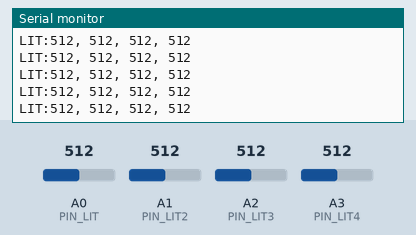
A sketch run on a simulated Arduino Uno, built with avr-gcc and run on an emulated ATmega328P. Shown: the last lines printed to the serial monitor. The test bench sets the inputs (shaded band); at power-on: A0 (PIN_LIT) = 512, A1 (PIN_LIT2) = 512, A2 (PIN_LIT3) = 512, A3 (PIN_LIT4) = 512.

Above: at 1.5 s.
1.6 s: A0 (PIN_LIT) set to 108
At 1.64 s:
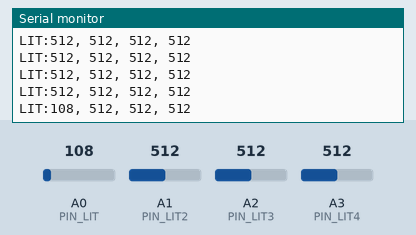
4.6 s: A0 (PIN_LIT) set to 90
At 4.61 s:
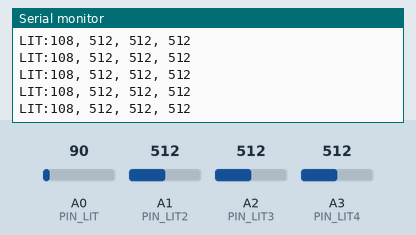
6.1 s: A1 (PIN_LIT2) set to 106
At 6.14 s:
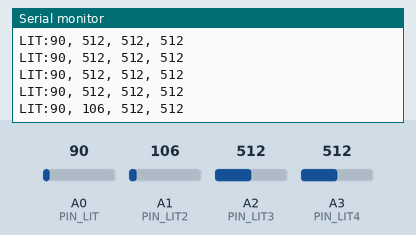
9.1 s: A1 (PIN_LIT2) set to 91
At 9.11 s:
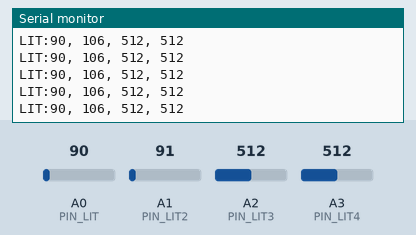
10.6 s: A2 (PIN_LIT3) set to 104
At 10.64 s:
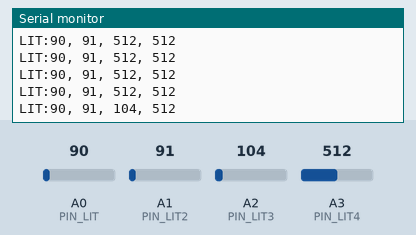
13.6 s: A2 (PIN_LIT3) set to 91
At 13.6 s:
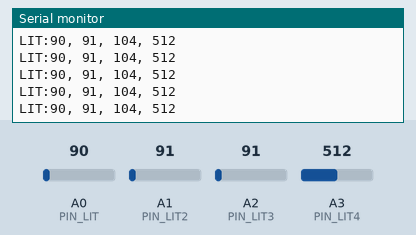
Timing chart, 0 to 16.1 s (numbered marks = the images above; inputs shaded):
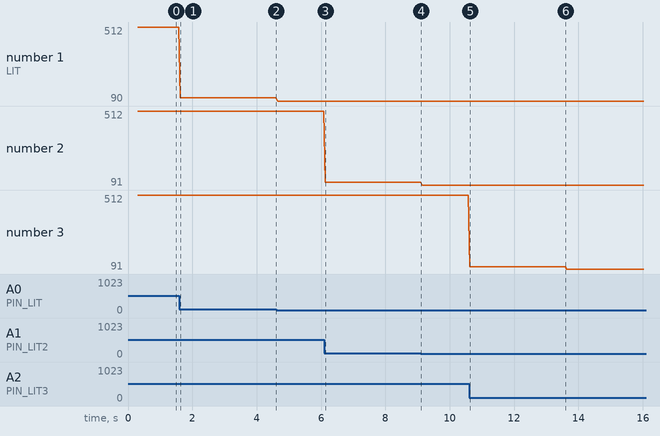

Measured:
- after the input at 1.6 s, the serial monitor: prints a new line at once (image 1)
- after the input at 6.1 s, the serial monitor: prints a new line at once (image 3)
- after the input at 10.6 s, the serial monitor: prints a new line at once (image 5)
- plotted number 1: 512 → 108 after the input at 1.6 s, 108 → 90 after the input at 4.6 s
- plotted number 2: 512 → 106 after the input at 6.1 s, 106 → 91 after the input at 9.1 s
- plotted number 3: 512 → 104 after the input at 10.6 s

The sketch:

Test_Light_x4.ino
```cpp
#include "./Light.h"
#include "./Light2.h"
#include "./Light3.h"
#include "./Light4.h"


void setup()
{
	// デバック用シリアル通信は9600bps
	Serial.begin(9600);

	LIT_Init();				// 光センサを初期化
	LIT2_Init();			// 光センサを初期化
	LIT3_Init();			// 光センサを初期化
	LIT4_Init();			// 光センサを初期化

	Serial.println(F("Init done"));
	delay(300);
}

void loop()
{
	// LIT_Print();			// 光センサの値を表示

	Serial.print(F("LIT:"));
	Serial.print(LIT_Get());
	Serial.print(F(", "));
	Serial.print(LIT2_Get());
	Serial.print(F(", "));
	Serial.print(LIT3_Get());
	Serial.print(F(", "));
	Serial.print(LIT4_Get());
	Serial.println(F(""));

	delay(50);				// 50 ms 待つ
}
```

Light.h
```cpp
#ifndef LIGHT_H
#define LIGHT_H


/*
http://akizukidenshi.com/catalog/g/gI-00110/
*/


// #################### LIGHT ####################


#include "./PIN_ASSIGN.h"

// 初期化
void LIT_Init();
// 光センサの値を更新して取得
int  LIT_Get();
// 光センサの値を表示
void LIT_Print();

typedef struct {
} Light_t;


#endif
```

Light.ino
```cpp
#include "./Light.h"

Light_t light;


void LIT_Init() {
}

int  LIT_Get() {
	// たくさんとって平均してもいいかも？
	int value = analogRead(PIN_LIT);
	return value;
}

void LIT_Print() {
	int value = LIT_Get();
	Serial.print(F("Lit= "));
	Serial.print(value);
	Serial.println(F(""));
}
```

Light2.h
```cpp
#ifndef LIGHT2_H
#define LIGHT2_H


/*
http://akizukidenshi.com/catalog/g/gI-00110/
*/


// #################### LIGHT ####################


#include "./PIN_ASSIGN.h"

// 初期化
void LIT2_Init();
// 光センサの値を更新して取得
int  LIT2_Get();
// 光センサの値を表示
void LIT2_Print();

// typedef struct {
// } Light_t;


#endif
```

Light2.ino
```cpp
#include "./Light.h"
#include "./Light2.h"

Light_t light2;


void LIT2_Init() {
}

int  LIT2_Get() {
	// たくさんとって平均してもいいかも？
	int value = analogRead(PIN_LIT2);
	return value;
}

void LIT2_Print() {
	int value = LIT2_Get();
	Serial.print(F("Lit2= "));
	Serial.print(value);
	Serial.println(F(""));
}
```

Light3.h
```cpp
#ifndef LIGHT3_H
#define LIGHT3_H


/*
http://akizukidenshi.com/catalog/g/gI-00110/
*/


// #################### LIGHT ####################


#include "./PIN_ASSIGN.h"

// 初期化
void LIT3_Init();
// 光センサの値を更新して取得
int  LIT3_Get();
// 光センサの値を表示
void LIT3_Print();

// typedef struct {
// } Light_t;


#endif
```

Light3.ino
```cpp
#include "./Light.h"
#include "./Light3.h"

Light_t light3;


void LIT3_Init() {
}

int  LIT3_Get() {
	// たくさんとって平均してもいいかも？
	int value = analogRead(PIN_LIT3);
	return value;
}

void LIT3_Print() {
	int value = LIT3_Get();
	Serial.print(F("Lit3= "));
	Serial.print(value);
	Serial.println(F(""));
}
```

Light4.h
```cpp
#ifndef LIGHT4_H
#define LIGHT4_H


/*
http://akizukidenshi.com/catalog/g/gI-00110/
*/


// #################### LIGHT ####################


#include "./PIN_ASSIGN.h"

// 初期化
void LIT4_Init();
// 光センサの値を更新して取得
int  LIT4_Get();
// 光センサの値を表示
void LIT4_Print();

// typedef struct {
// } Light_t;


#endif
```

Light4.ino
```cpp
#include "./Light.h"
#include "./Light4.h"

Light_t light4;


void LIT4_Init() {
}

int  LIT4_Get() {
	// たくさんとって平均してもいいかも？
	int value = analogRead(PIN_LIT4);
	return value;
}

void LIT4_Print() {
	int value = LIT4_Get();
	Serial.print(F("Lit4= "));
	Serial.print(value);
	Serial.println(F(""));
}
```

PIN_ASSIGN.h
```cpp
#ifndef PIN_ASSIGN_H
#define PIN_ASSIGN_H


#define PIN_SRV 4

#define PIN_LIT A0
#define PIN_LIT2 A1
#define PIN_LIT3 A2
#define PIN_LIT4 A3

#define PIN_GPS_TX 8
#define PIN_GPS_RX 9
#define PIN_SD_SS  10
// SD MOSI 11
// SD MISO 12
// SD CLK  13

#define PIN_CAM_TX 2
#define PIN_CAM_RX 3

#define PIN_SW 5


// #define SDA A4
// #define SCL A5


#endif
```
